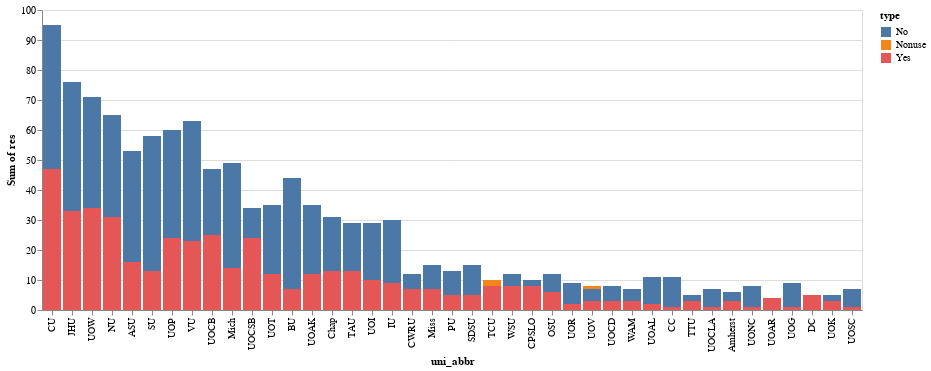

Notebook code for this chart:
### Markdown cell above
If stack is none, all bars start with baseline of zero and placed on top of each other. Thus, some grouping might not show.

### Code cell
# Stack without default
chart.mark_bar().encode(
    alt.X('uni_abbr:N', sort='-y'),
    alt.Y('sum(res)', stack=None),
    alt.Color('type'),
    alt.Tooltip(['uni', 'res']),
).interactive()

### Figure 1 — Vega-Lite specification as saved in the notebook (floating-point values rounded to 4 significant figures)
{"config": {"view": {"continuousWidth": 400, "continuousHeight": 300}}, "data": {"name": "data-625a034231e7cf75ff53895cdf90a07a"}, "mark": "bar", "encoding": {"color": {"field": "type", "type": "nominal"}, "tooltip": [{"field": "uni", "type": "nominal"}, {"field": "res", "type": "quantitative"}], "x": {"field": "uni_abbr", "sort": "-y", "type": "nominal"}, "y": {"aggregate": "sum", "field": "res", "stack": null, "type": "quantitative"}}, "selection": {"selector005": {"type": "interval", "bind": "scales", "encodings": ["x", "y"]}}, "$schema": "https://vega.github.io/schema/vega-lite/v4.17.0.json", "datasets": {"data-625a034231e7cf75ff53895cdf90a07a": [{"uni": "Appalachian State University", "type": "Nonuse", "res": 46, "pct": 0.4, "state": "North Carolina", "region": "south", "uni_abbr": "ASU"}, {"uni": "Appalachian State University", "type": "No", "res": 53, "pct": 0.461, "state": "North Carolina", "region": "south", "uni_abbr": "ASU"}, {"uni": "Appalachian State University", "type": "Yes", "res": 16, "pct": 0.139, "state": "North Carolina", "region": "south", "uni_abbr": "ASU"}, {"uni": "Butler University", "type": "Nonuse", "res": 17, "pct": 0.25, "state": "Indiana", "region": "midwest", "uni_abbr": "BU"}, {"uni": "Butler University", "type": "No", "res": 44, "pct": 0.647, "state": "Indiana", "region": "midwest", "uni_abbr": "BU"}, {"uni": "Butler University", "type": "Yes", "res": 7, "pct": 0.103, "state": "Indiana", "region": "midwest", "uni_abbr": "BU"}, {"uni": "Cal Poly San Luis Obispo", "type": "Nonuse", "res": 7, "pct": 0.28, "state": "California", "region": "pacific", "uni_abbr": "CPSLO"}, {"uni": "Cal Poly San Luis Obispo", "type": "No", "res": 10, "pct": 0.4, "state": "California", "region": "pacific", "uni_abbr": "CPSLO"}, {"uni": "Cal Poly San Luis Obispo", "type": "Yes", "res": 8, "pct": 0.32, "state": "California", "region": "pacific", "uni_abbr": "CPSLO"}, {"uni": "Case Western Reserve University", "type": "Nonuse", "res": 12, "pct": 0.387, "state": "Ohio", "region": "midwest", "uni_abbr": "CWRU"}, {"uni": "Case Western Reserve University", "type": "No", "res": 12, "pct": 0.387, "state": "Ohio", "region": "midwest", "uni_abbr": "CWRU"}, {"uni": "Case Western Reserve University", "type": "Yes", "res": 7, "pct": 0.226, "state": "Ohio", "region": "midwest", "uni_abbr": "CWRU"}, {"uni": "Chapman University", "type": "Nonuse", "res": 19, "pct": 0.302, "state": "California", "region": "pacific", "uni_abbr": "Chap"}, {"uni": "Chapman University", "type": "No", "res": 31, "pct": 0.492, "state": "California", "region": "pacific", "uni_abbr": "Chap"}, {"uni": "Chapman University", "type": "Yes", "res": 13, "pct": 0.206, "state": "California", "region": "pacific", "uni_abbr": "Chap"}, {"uni": "Colby College", "type": "Nonuse", "res": 2, "pct": 0.143, "state": "Maine", "region": "northeast", "uni_abbr": "CC"}, {"uni": "Colby College", "type": "No", "res": 11, "pct": 0.786, "state": "Maine", "region": "northeast", "uni_abbr": "CC"}, {"uni": "Colby College", "type": "Yes", "res": 1, "pct": 0.071, "state": "Maine", "region": "northeast", "uni_abbr": "CC"}, {"uni": "College of William and Mary", "type": "Nonuse", "res": 6, "pct": 0.375, "state": "Virginia", "region": "south", "uni_abbr": "WAM"}, {"uni": "College of William and Mary", "type": "No", "res": 7, "pct": 0.438, "state": "Virginia", "region": "south", "uni_abbr": "WAM"}, {"uni": "College of William and Mary", "type": "Yes", "res": 3, "pct": 0.188, "state": "Virginia", "region": "south", "uni_abbr": "WAM"}, {"uni": "Cornell University", "type": "Nonuse", "res": 51, "pct": 0.264, "state": "New York", "region": "northeast", "uni_abbr": "CU"}, {"uni": "Cornell University", "type": "No", "res": 95, "pct": 0.492, "state": "New York", "region": "northeast", "uni_abbr": "CU"}, {"uni": "Cornell University", "type": "Yes", "res": 47, "pct": 0.244, "state": "New York", "region": "northeast", "uni_abbr": "CU"}, {"uni": "Dartmouth College", "type": "Nonuse", "res": 2, "pct": 0.2, "state": "New Hampshire", "region": "northeast", "uni_abbr": "DC"}, {"uni": "Dartmouth College", "type": "No", "res": 3, "pct": 0.3, "state": "New Hampshire", "region": "northeast", "uni_abbr": "DC"}, {"uni": "Dartmouth College", "type": "Yes", "res": 5, "pct": 0.5, "state": "New Hampshire", "region": "northeast", "uni_abbr": "DC"}, {"uni": "Indiana University", "type": "Nonuse", "res": 5, "pct": 0.114, "state": "Indiana", "region": "midwest", "uni_abbr": "IU"}, {"uni": "Indiana University", "type": "No", "res": 30, "pct": 0.682, "state": "Indiana", "region": "midwest", "uni_abbr": "IU"}, {"uni": "Indiana University", "type": "Yes", "res": 9, "pct": 0.205, "state": "Indiana", "region": "midwest", "uni_abbr": "IU"}, {"uni": "Johns Hopkins University", "type": "Nonuse", "res": 29, "pct": 0.21, "state": "Maryland", "region": "northeast", "uni_abbr": "JHU"}, {"uni": "Johns Hopkins University", "type": "No", "res": 76, "pct": 0.551, "state": "Maryland", "region": "northeast", "uni_abbr": "JHU"}, {"uni": "Johns Hopkins University", "type": "Yes", "res": 33, "pct": 0.239, "state": "Maryland", "region": "northeast", "uni_abbr": "JHU"}, {"uni": "Northwestern University", "type": "Nonuse", "res": 24, "pct": 0.2, "state": "Illinois", "region": "midwest", "uni_abbr": "NU"}, {"uni": "Northwestern University", "type": "No", "res": 65, "pct": 0.542, "state": "Illinois", "region": "midwest", "uni_abbr": "NU"}, {"uni": "Northwestern University", "type": "Yes", "res": 31, "pct": 0.258, "state": "Illinois", "region": "midwest", "uni_abbr": "NU"}, {"uni": "Ohio State University", "type": "Nonuse", "res": 1, "pct": 0.053, "state": "Ohio", "region": "midwest", "uni_abbr": "OSU"}, {"uni": "Ohio State University", "type": "No", "res": 12, "pct": 0.632, "state": "Ohio", "region": "midwest", "uni_abbr": "OSU"}, {"uni": "Ohio State University", "type": "Yes", "res": 6, "pct": 0.316, "state": "Ohio", "region": "midwest", "uni_abbr": "OSU"}, {"uni": "Purdue University", "type": "Nonuse", "res": 8, "pct": 0.308, "state": "Indiana", "region": "midwest", "uni_abbr": "PU"}, {"uni": "Purdue University", "type": "No", "res": 13, "pct": 0.5, "state": "Indiana", "region": "midwest", "uni_abbr": "PU"}, {"uni": "Purdue University", "type": "Yes", "res": 5, "pct": 0.192, "state": "Indiana", "region": "midwest", "uni_abbr": "PU"}, {"uni": "San Diego State University", "type": "Nonuse", "res": 6, "pct": 0.231, "state": "California", "region": "pacific", "uni_abbr": "SDSU"}, {"uni": "San Diego State University", "type": "No", "res": 15, "pct": 0.577, "state": "California", "region": "pacific", "uni_abbr": "SDSU"}, {"uni": "San Diego State University", "type": "Yes", "res": 5, "pct": 0.192, "state": "California", "region": "pacific", "uni_abbr": "SDSU"}, {"uni": "Stanford University", "type": "Nonuse", "res": 37, "pct": 0.343, "state": "California", "region": "pacific", "uni_abbr": "SU"}, {"uni": "Stanford University", "type": "No", "res": 58, "pct": 0.537, "state": "California", "region": "pacific", "uni_abbr": "SU"}, {"uni": "Stanford University", "type": "Yes", "res": 13, "pct": 0.12, "state": "California", "region": "pacific", "uni_abbr": "SU"}, {"uni": "Texas A&M University", "type": "Nonuse", "res": 12, "pct": 0.222, "state": "Texas", "region": "mountain", "uni_abbr": "TAU"}, {"uni": "Texas A&M University", "type": "No", "res": 29, "pct": 0.537, "state": "Texas", "region": "mountain", "uni_abbr": "TAU"}, {"uni": "Texas A&M University", "type": "Yes", "res": 13, "pct": 0.241, "state": "Texas", "region": "mountain", "uni_abbr": "TAU"}, {"uni": "Texas Christian University", "type": "Nonuse", "res": 10, "pct": 0.385, "state": "Texas", "region": "mountain", "uni_abbr": "TCU"}, {"uni": "Texas Christian University", "type": "No", "res": 8, "pct": 0.308, "state": "Texas", "region": "mountain", "uni_abbr": "TCU"}, {"uni": "Texas Christian University", "type": "Yes", "res": 8, "pct": 0.308, "state": "Texas", "region": "mountain", "uni_abbr": "TCU"}, {"uni": "Texas Tech University", "type": "Nonuse", "res": 5, "pct": 0.385, "state": "Texas", "region": "mountain", "uni_abbr": "TTU"}, {"uni": "Texas Tech University", "type": "No", "res": 5, "pct": 0.385, "state": "Texas", "region": "mountain", "uni_abbr": "TTU"}, {"uni": "Texas Tech University", "type": "Yes", "res": 3, "pct": 0.231, "state": "Texas", "region": "mountain", "uni_abbr": "TTU"}, {"uni": "UMass Amherst", "type": "Nonuse", "res": 3, "pct": 0.25, "state": "Massachusetts", "region": "northeast", "uni_abbr": "Amherst"}, {"uni": "UMass Amherst", "type": "No", "res": 6, "pct": 0.5, "state": "Massachusetts", "region": "northeast", "uni_abbr": "Amherst"}, {"uni": "UMass Amherst", "type": "Yes", "res": 3, "pct": 0.25, "state": "Massachusetts", "region": "northeast", "uni_abbr": "Amherst"}, {"uni": "University of Alabama", "type": "Nonuse", "res": 2, "pct": 0.133, "state": "Alabama", "region": "south", "uni_abbr": "UOAL"}, {"uni": "University of Alabama", "type": "No", "res": 11, "pct": 0.733, "state": "Alabama", "region": "south", "uni_abbr": "UOAL"}, {"uni": "University of Alabama", "type": "Yes", "res": 2, "pct": 0.133, "state": "Alabama", "region": "south", "uni_abbr": "UOAL"}, {"uni": "University of Arizona", "type": "Nonuse", "res": 3, "pct": 0.273, "state": "Arizona", "region": "pacific", "uni_abbr": "UOAR"}, {"uni": "University of Arizona", "type": "No", "res": 4, "pct": 0.364, "state": "Arizona", "region": "pacific", "uni_abbr": "UOAR"}, {"uni": "University of Arizona", "type": "Yes", "res": 4, "pct": 0.364, "state": "Arizona", "region": "pacific", "uni_abbr": "UOAR"}, {"uni": "University of Arkansas", "type": "Nonuse", "res": 19, "pct": 0.288, "state": "Arkansas", "region": "south", "uni_abbr": "UOAK"}, {"uni": "University of Arkansas", "type": "No", "res": 35, "pct": 0.53, "state": "Arkansas", "region": "south", "uni_abbr": "UOAK"}, {"uni": "University of Arkansas", "type": "Yes", "res": 12, "pct": 0.182, "state": "Arkansas", "region": "south", "uni_abbr": "UOAK"}, {"uni": "University of California, Berkeley", "type": "Nonuse", "res": 19, "pct": 0.209, "state": "California", "region": "pacific", "uni_abbr": "UOCB"}, {"uni": "University of California, Berkeley", "type": "No", "res": 47, "pct": 0.516, "state": "California", "region": "pacific", "uni_abbr": "UOCB"}, {"uni": "University of California, Berkeley", "type": "Yes", "res": 25, "pct": 0.275, "state": "California", "region": "pacific", "uni_abbr": "UOCB"}, {"uni": "University of California, Davis", "type": "Nonuse", "res": 6, "pct": 0.353, "state": "California", "region": "pacific", "uni_abbr": "UOCD"}, {"uni": "University of California, Davis", "type": "No", "res": 8, "pct": 0.471, "state": "California", "region": "pacific", "uni_abbr": "UOCD"}, {"uni": "University of California, Davis", "type": "Yes", "res": 3, "pct": 0.176, "state": "California", "region": "pacific", "uni_abbr": "UOCD"}, {"uni": "University of California, Los Angeles", "type": "Nonuse", "res": 5, "pct": 0.385, "state": "California", "region": "pacific", "uni_abbr": "UOCLA"}, {"uni": "University of California, Los Angeles", "type": "No", "res": 7, "pct": 0.538, "state": "California", "region": "pacific", "uni_abbr": "UOCLA"}, {"uni": "University of California, Los Angeles", "type": "Yes", "res": 1, "pct": 0.077, "state": "California", "region": "pacific", "uni_abbr": "UOCLA"}, {"uni": "University of California, Santa Barbara", "type": "Nonuse", "res": 17, "pct": 0.227, "state": "California", "region": "pacific", "uni_abbr": "UOCSB"}, {"uni": "University of California, Santa Barbara", "type": "No", "res": 34, "pct": 0.453, "state": "California", "region": "pacific", "uni_abbr": "UOCSB"}, {"uni": "University of California, Santa Barbara", "type": "Yes", "res": 24, "pct": 0.32, "state": "California", "region": "pacific", "uni_abbr": "UOCSB"}, {"uni": "University of Georgia", "type": "Nonuse", "res": 1, "pct": 0.091, "state": "Georgia", "region": "south", "uni_abbr": "UOG"}, {"uni": "University of Georgia", "type": "No", "res": 9, "pct": 0.818, "state": "Georgia", "region": "south", "uni_abbr": "UOG"}, {"uni": "University of Georgia", "type": "Yes", "res": 1, "pct": 0.091, "state": "Georgia", "region": "south", "uni_abbr": "UOG"}, {"uni": "University of Illinois", "type": "Nonuse", "res": 8, "pct": 0.17, "state": "Illinois", "region": "midwest", "uni_abbr": "UOI"}, {"uni": "University of Illinois", "type": "No", "res": 29, "pct": 0.617, "state": "Illinois", "region": "midwest", "uni_abbr": "UOI"}, {"uni": "University of Illinois", "type": "Yes", "res": 10, "pct": 0.213, "state": "Illinois", "region": "midwest", "uni_abbr": "UOI"}, {"uni": "University of Kansas", "type": "Nonuse", "res": 2, "pct": 0.2, "state": "Kansas", "region": "midwest", "uni_abbr": "UOK"}, {"uni": "University of Kansas", "type": "No", "res": 5, "pct": 0.5, "state": "Kansas", "region": "midwest", "uni_abbr": "UOK"}, {"uni": "University of Kansas", "type": "Yes", "res": 3, "pct": 0.3, "state": "Kansas", "region": "midwest", "uni_abbr": "UOK"}, {"uni": "University of Michigan", "type": "Nonuse", "res": 23, "pct": 0.267, "state": "Michigan", "region": "midwest", "uni_abbr": "Mich"}, {"uni": "University of Michigan", "type": "No", "res": 49, "pct": 0.57, "state": "Michigan", "region": "midwest", "uni_abbr": "Mich"}, {"uni": "University of Michigan", "type": "Yes", "res": 14, "pct": 0.163, "state": "Michigan", "region": "midwest", "uni_abbr": "Mich"}, {"uni": "University of Missouri", "type": "Nonuse", "res": 8, "pct": 0.267, "state": "Missouri", "region": "midwest", "uni_abbr": "Miss"}, {"uni": "University of Missouri", "type": "No", "res": 15, "pct": 0.5, "state": "Missouri", "region": "midwest", "uni_abbr": "Miss"}, {"uni": "University of Missouri", "type": "Yes", "res": 7, "pct": 0.233, "state": "Missouri", "region": "midwest", "uni_abbr": "Miss"}, {"uni": "University of North Carolina", "type": "Nonuse", "res": 3, "pct": 0.25, "state": "North Carolina", "region": "south", "uni_abbr": "UONC"}, {"uni": "University of North Carolina", "type": "No", "res": 8, "pct": 0.667, "state": "North Carolina", "region": "south", "uni_abbr": "UONC"}, {"uni": "University of North Carolina", "type": "Yes", "res": 1, "pct": 0.083, "state": "North Carolina", "region": "south", "uni_abbr": "UONC"}, {"uni": "University of Pennsylvania", "type": "Nonuse", "res": 24, "pct": 0.222, "state": "Pennsylvania", "region": "northeast", "uni_abbr": "UOP"}, {"uni": "University of Pennsylvania", "type": "No", "res": 60, "pct": 0.556, "state": "Pennsylvania", "region": "northeast", "uni_abbr": "UOP"}, {"uni": "University of Pennsylvania", "type": "Yes", "res": 24, "pct": 0.222, "state": "Pennsylvania", "region": "northeast", "uni_abbr": "UOP"}, {"uni": "University of Richmond", "type": "Nonuse", "res": 7, "pct": 0.389, "state": "Virginia", "region": "south", "uni_abbr": "UOR"}, {"uni": "University of Richmond", "type": "No", "res": 9, "pct": 0.5, "state": "Virginia", "region": "south", "uni_abbr": "UOR"}, {"uni": "University of Richmond", "type": "Yes", "res": 2, "pct": 0.111, "state": "Virginia", "region": "south", "uni_abbr": "UOR"}, {"uni": "University of Southern California", "type": "Nonuse", "res": 2, "pct": 0.2, "state": "California", "region": "pacific", "uni_abbr": "UOSC"}, {"uni": "University of Southern California", "type": "No", "res": 7, "pct": 0.7, "state": "California", "region": "pacific", "uni_abbr": "UOSC"}, {"uni": "University of Southern California", "type": "Yes", "res": 1, "pct": 0.1, "state": "California", "region": "pacific", "uni_abbr": "UOSC"}, {"uni": "University of Texas", "type": "Nonuse", "res": 26, "pct": 0.356, "state": "Texas", "region": "mountain", "uni_abbr": "UOT"}, {"uni": "University of Texas", "type": "No", "res": 35, "pct": 0.479, "state": "Texas", "region": "mountain", "uni_abbr": "UOT"}, {"uni": "University of Texas", "type": "Yes", "res": 12, "pct": 0.164, "state": "Texas", "region": "mountain", "uni_abbr": "UOT"}, {"uni": "University of Virginia", "type": "Nonuse", "res": 8, "pct": 0.444, "state": "Virginia", "region": "south", "uni_abbr": "UOV"}, {"uni": "University of Virginia", "type": "No", "res": 7, "pct": 0.389, "state": "Virginia", "region": "south", "uni_abbr": "UOV"}, {"uni": "University of Virginia", "type": "Yes", "res": 3, "pct": 0.167, "state": "Virginia", "region": "south", "uni_abbr": "UOV"}, {"uni": "University of Wisconsin-Madison", "type": "Nonuse", "res": 21, "pct": 0.167, "state": "Wisconsin", "region": "midwest", "uni_abbr": "UOW"}, {"uni": "University of Wisconsin-Madison", "type": "No", "res": 71, "pct": 0.563, "state": "Wisconsin", "region": "midwest", "uni_abbr": "UOW"}, {"uni": "University of Wisconsin-Madison", "type": "Yes", "res": 34, "pct": 0.27, "state": "Wisconsin", "region": "midwest", "uni_abbr": "UOW"}, {"uni": "Vanderbilt University", "type": "Nonuse", "res": 12, "pct": 0.122, "state": "Tennessee", "region": "south", "uni_abbr": "VU"}, {"uni": "Vanderbilt University", "type": "No", "res": 63, "pct": 0.643, "state": "Tennessee", "region": "south", "uni_abbr": "VU"}, {"uni": "Vanderbilt University", "type": "Yes", "res": 23, "pct": 0.235, "state": "Tennessee", "region": "south", "uni_abbr": "VU"}, {"uni": "Washington State University", "type": "Nonuse", "res": 6, "pct": 0.231, "state": "Washington", "region": "pacific", "uni_abbr": "WSU"}, {"uni": "Washington State University", "type": "No", "res": 12, "pct": 0.462, "state": "Washington", "region": "pacific", "uni_abbr": "WSU"}, {"uni": "Washington State University", "type": "Yes", "res": 8, "pct": 0.308, "state": "Washington", "region": "pacific", "uni_abbr": "WSU"}]}}
